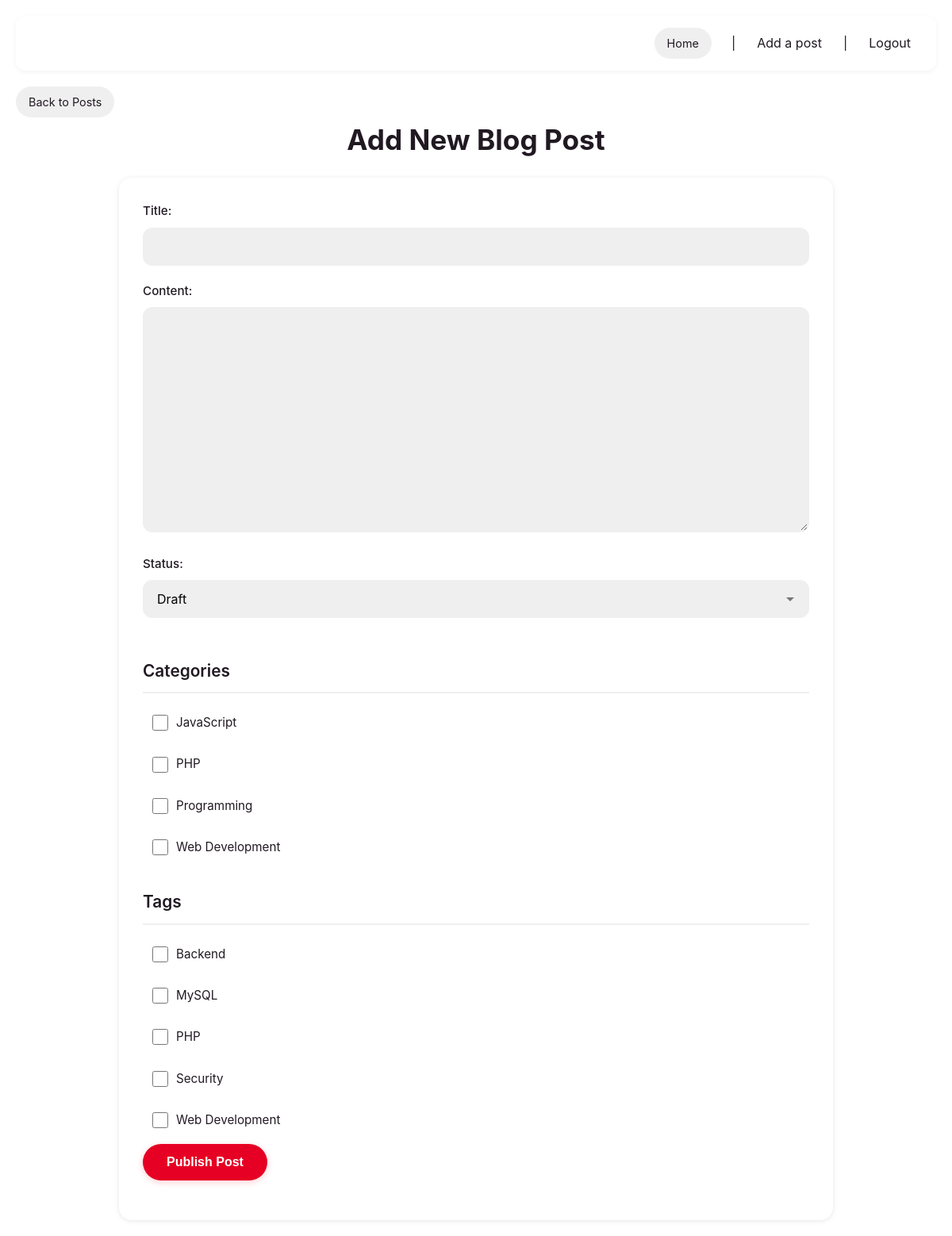
The app's page /add_post.php (signed in) with its own data.
### tables this page shows
CREATE TABLE `categories` (
  `id` int(11) NOT NULL AUTO_INCREMENT,
  `name` varchar(100) NOT NULL,
  PRIMARY KEY (`id`),
  UNIQUE KEY `name` (`name`)
);

CREATE TABLE `tags` (
  `id` int(11) NOT NULL AUTO_INCREMENT,
  `name` varchar(100) NOT NULL,
  PRIMARY KEY (`id`),
  UNIQUE KEY `name` (`name`)
);

### public/add_post.php (the view, shortened to what this page needs)
<?php
require __DIR__ . '/../includes/header.php';
$con = dbConnect();
$catStmt = $con->query("SELECT id, name FROM categories");
$categories = $catStmt->fetchAll(PDO::FETCH_ASSOC);
$tagStmt = $con->query("SELECT id, name FROM tags");
$tags = $tagStmt->fetchAll(PDO::FETCH_ASSOC);
?>
<!DOCTYPE html>
<html>
<head>
</head>
<body>
<a href="index.php">Back to Posts</a>
<h1>Add New Blog Post</h1>
<form method="POST">
	<label>Title:</label><br>
	<input type="text" name="title" required><br><br>
	<label>Content:</label><br>
	<textarea name="content" rows="10" required></textarea><br><br>
	<label>Status:</label>
	<select name="status">
    <option value="draft">Draft</option>
</select>
	<h3>Categories</h3>
	<?php foreach($categories as $cat): ?>
		<label>
			<input type="checkbox" name="categories[]" value="<?php echo $cat['id']; ?>">
			<?php echo htmlspecialchars($cat['name'], ENT_QUOTES, 'UTF-8'); ?>
		</label><br>
	<?php endforeach; ?>
	<h3>Tags</h3>
	<?php foreach($tags as $tag): ?>
		<label>
			<input type="checkbox" name="tags[]" value="<?php echo $tag['id']; ?>">
			<?php echo htmlspecialchars($tag['name'], ENT_QUOTES, 'UTF-8'); ?>
		</label><br>
	<?php endforeach; ?>
	<br>
	<button type="submit">Publish Post</button>
</form>
</body>
</html>

### assets/style.css (style rules this page uses)
:root { --grid-red: #E60023; --grid-black: #211922; --grid-gray: #767676; --grid-light-gray: #EFEFEF; --grid-white: #FFFFFF; --card-shadow: 0 1px 6px rgba(0, 0, 0, 0.1); --card-shadow-hover: 0 4px 12px rgba(0, 0, 0, 0.15); }
* { margin: 0; padding: 0; box-sizing: border-box; }
body { font-family: -apple-system, BlinkMacSystemFont, 'Segoe UI', Roboto, Oxygen-Sans, Ubuntu, Cantarell, 'Helvetica Neue', sans-serif; background-color: var(--grid-white); color: var(--grid-black); line-height: 1.6; padding: 20px; }
h1 { text-align: center; font-size: 2.2rem; font-weight: 700; margin-bottom: 10px; color: var(--grid-black); }
h3 { font-size: 1.3rem; font-weight: 600; margin: 30px 0 15px; color: var(--grid-black); padding-bottom: 10px; border-bottom: 2px solid var(--grid-light-gray); }
body > a, a[href*="index.php"]:first-of-type, a[href*="post.php"]:first-of-type { display: inline-block; max-width: 900px; margin: 0 auto 20px; margin-right: 10px; margin-bottom: 0px; color: var(--grid-black); text-decoration: none; padding: 8px 16px; border-radius: 24px; background-color: var(--grid-light-gray); font-size: 0.9rem; transition: all 0.2s ease; }
body > form, body > h1, body > h2 { max-width: 900px; margin-left: auto; margin-right: auto; }
form { background-color: var(--grid-white); padding: 30px; border-radius: 16px; box-shadow: var(--card-shadow); margin-top: 20px; }
label { display: block; font-weight: 500; margin-bottom: 8px; color: var(--grid-black); font-size: 0.95rem; }
input[type="text"], input[type="email"], input[type="password"], textarea, select { width: 100%; padding: 12px 16px; border: 2px solid var(--grid-light-gray); border-radius: 12px; font-size: 16px; font-family: inherit; outline: none; background-color: var(--grid-light-gray); transition: all 0.2s ease; margin-bottom: 20px; }
textarea { resize: vertical; min-height: 120px; line-height: 1.6; }
textarea[rows="10"] { min-height: 200px; }
select { cursor: pointer; appearance: none; background-repeat: no-repeat; background-position: right 16px center; padding-right: 40px; }
input[type="checkbox"] { width: 20px; height: 20px; margin-right: 10px; cursor: pointer; accent-color: var(--grid-red); border-radius: 4px; }
form > label:has(input[type="checkbox"]) { display: flex; align-items: center; padding: 10px 12px; margin-bottom: 8px; border-radius: 8px; cursor: pointer; transition: background-color 0.2s ease; font-weight: 400; }
button, button[type="submit"] { padding: 14px 30px; background-color: var(--grid-red); color: var(--grid-white); border: none; border-radius: 24px; font-size: 16px; font-weight: 600; cursor: pointer; transition: all 0.2s ease; margin-bottom: 20px; box-shadow: 0 2px 8px rgba(230, 0, 35, 0.2); }
form, article { animation: fadeIn 0.3s ease-out; }

### records on screen
categories: name "JavaScript"
categories: name "PHP"
categories: name "Programming"
categories: name "Web Development"
tags: name "Backend"
tags: name "MySQL"
tags: name "PHP"
tags: name "Security"
tags: name "Web Development"
